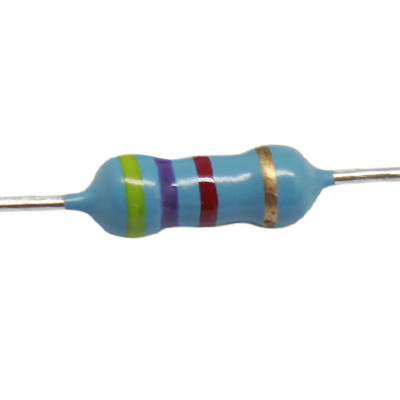
%> input picture Robotica_2/labora2/res3.jpg, 400 x 400 px
$ octave detec.m   (GNU Octave 9; MATLAB toolbox functions it lacks are replaced by stand-ins)
%> lines starting %> are read from the running program, lines starting %| are printed output that depends on the picture; in (x1, y1, x2, y2) boxes, pixels count from 0 and x2, y2 are one past the last pixel; in counts of white or black regions, pixels touching at a corner belong together; the program's own positions count from 1
%> further down, A is the input picture: size 400x400x3 uint8; mean R, G, B 237.5, 240.5, 241.3
### Robotica_2/labora2/mask_red.m
function [BW,maskedRGBImage] = mask_red(RGB)
%createMask  Threshold RGB image using auto-generated code from colorThresholder app.
%  [BW,MASKEDRGBIMAGE] = createMask(RGB) thresholds image RGB using
%  auto-generated code from the colorThresholder app. The colorspace and
%  range for each channel of the colorspace were set within the app. The
%  segmentation mask is returned in BW, and a composite of the mask and
%  original RGB images is returned in maskedRGBImage.

% Auto-generated by colorThresholder app on 18-Jul-2023
%------------------------------------------------------

% Convert RGB image to chosen color space
I = rgb2hsv(RGB);
%> I: size 400x400x3 double; mean H, S, V 0.0653, 0.0489, 0.953
imshow(I);
% Define thresholds for channel 1 based on histogram settings
channel1Min = 0.960;
channel1Max = 0.028;

% Define thresholds for channel 2 based on histogram settings
channel2Min = 0.459;
channel2Max = 1.000;

% Define thresholds for channel 3 based on histogram settings
channel3Min = 0.436;
channel3Max = 0.945;

% Create mask based on chosen histogram thresholds
sliderBW = ( (I(:,:,1) >= channel1Min) | (I(:,:,1) <= channel1Max) ) & ...
    (I(:,:,2) >= channel2Min ) & (I(:,:,2) <= channel2Max) & ...
    (I(:,:,3) >= channel3Min ) & (I(:,:,3) <= channel3Max);
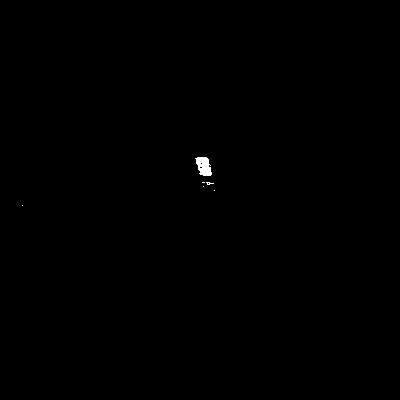
%> sliderBW: size 400x400 logical; 0.15% white; 6 white regions (5 under 20 px), largest, box (x1, y1, x2, y2) and area: (195, 157, 212, 176) 228
BW = sliderBW;

% Initialize output masked image based on input image.
maskedRGBImage = RGB;

% Set background pixels where BW is false to zero.
maskedRGBImage(repmat(~BW,[1 1 3])) = 0;

end

### Robotica_2/labora2/mask_purple.m
function [BW,maskedRGBImage] = mask_purple(RGB)
%createMask  Threshold RGB image using auto-generated code from colorThresholder app.
%  [BW,MASKEDRGBIMAGE] = createMask(RGB) thresholds image RGB using
%  auto-generated code from the colorThresholder app. The colorspace and
%  range for each channel of the colorspace were set within the app. The
%  segmentation mask is returned in BW, and a composite of the mask and
%  original RGB images is returned in maskedRGBImage.

% Auto-generated by colorThresholder app on 18-Jul-2023
%------------------------------------------------------

% Convert RGB image to chosen color space
I = rgb2hsv(RGB);


% Define thresholds for channel 1 based on histogram settings
channel1Min = 0.687;
channel1Max = 0.957;

% Define thresholds for channel 2 based on histogram settings
channel2Min = 0.300;
channel2Max = 0.566;

% Define thresholds for channel 3 based on histogram settings
channel3Min = 0.018;
channel3Max = 0.970;


% Create mask based on chosen histogram thresholds
sliderBW = (I(:,:,1) >= channel1Min ) & (I(:,:,1) <= channel1Max) & ...
    (I(:,:,2) >= channel2Min ) & (I(:,:,2) <= channel2Max) & ...
    (I(:,:,3) >= channel3Min ) & (I(:,:,3) <= channel3Max);
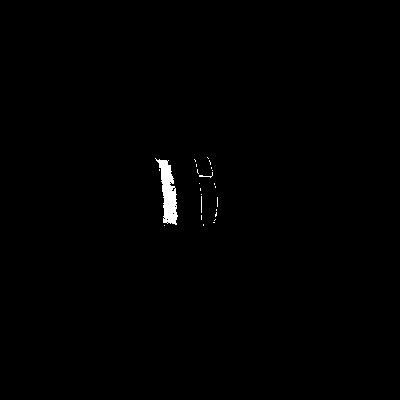
%> sliderBW: size 400x400 logical; 0.55% white; 24 white regions (22 under 20 px), largest, box (x1, y1, x2, y2) and area: (155, 158, 178, 225) 771, (199, 172, 213, 178) 22
BW = sliderBW;

% Initialize output masked image based on input image.
maskedRGBImage = RGB;

% Set background pixels where BW is false to zero.
maskedRGBImage(repmat(~BW,[1 1 3])) = 0;

end

### Robotica_2/labora2/mask_yellow.m
function [BW,maskedRGBImage] = mask_yellow(RGB)
%createMask  Threshold RGB image using auto-generated code from colorThresholder app.
%  [BW,MASKEDRGBIMAGE] = createMask(RGB) thresholds image RGB using
%  auto-generated code from the colorThresholder app. The colorspace and
%  range for each channel of the colorspace were set within the app. The
%  segmentation mask is returned in BW, and a composite of the mask and
%  original RGB images is returned in maskedRGBImage.

% Auto-generated by colorThresholder app on 18-Jul-2023
%------------------------------------------------------


% Convert RGB image to chosen color space
I = rgb2hsv(RGB);

% Define thresholds for channel 1 based on histogram settings
channel1Min = 0.110;
channel1Max = 0.280;

% Define thresholds for channel 2 based on histogram settings
channel2Min = 0.445;
channel2Max = 0.927;

% Define thresholds for channel 3 based on histogram settings
channel3Min = 0.018;
channel3Max = 0.970;

% Create mask based on chosen histogram thresholds
sliderBW = (I(:,:,1) >= channel1Min ) & (I(:,:,1) <= channel1Max) & ...
    (I(:,:,2) >= channel2Min ) & (I(:,:,2) <= channel2Max) & ...
    (I(:,:,3) >= channel3Min ) & (I(:,:,3) <= channel3Max);
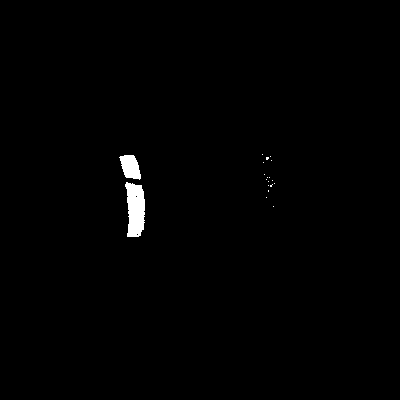
%> sliderBW: size 400x400 logical; 0.79% white; 19 white regions (17 under 20 px), largest, box (x1, y1, x2, y2) and area: (125, 182, 145, 237) 852, (119, 155, 141, 180) 380
BW = sliderBW;

% Initialize output masked image based on input image.
maskedRGBImage = RGB;

% Set background pixels where BW is false to zero.
maskedRGBImage(repmat(~BW,[1 1 3])) = 0;

end

### Robotica_2/labora2/detec.m
%% ========================================================================
%                         Laboratorio 2 parte I
% =========================================================================
%  Curso:   Robotica 2
%  Nombre:  Cristhofer Patzán
%  Carné:   19219
%  Detectar los colores
%
clear;clc;

%% ========================================================================
%                            Cargar imagen
% =========================================================================

A = imread('res3.jpg');
%figure;
%imshow(A);

%% ========================================================================
%                               Mascaras
% =========================================================================

% Primer mascara (rojo)
[BW1,maskek_red] = mask_red(A);

% Segunda mascara (morado)
[BW2,maskek_purple] = mask_purple(A);

% Tercer mascara (amarillo)
[BW3,maskek_yellow] = mask_yellow(A);

figure;
subplot(1,4,1);
    imshow(A);
    title('Original');
subplot(1,4,2);
    imshow(maskek_red);
    title('Rojo');
subplot(1,4,3);
    imshow(maskek_purple);
    title('Morado');
subplot(1,4,4);
    imshow(maskek_yellow);
    title('Amarillo');

%% ========================================================================
%                           Negativos imfill
% =========================================================================

BW1fill = imfill(BW1, 8,'holes');
%> BW1fill: size 400x400 logical; 0.16% white; 6 white regions (5 under 20 px), largest, box (x1, y1, x2, y2) and area: (195, 157, 212, 176) 231
BW2fill = imfill(BW2, 8, 'holes');
%> BW2fill: size 400x400 logical; 0.55% white; 24 white regions (22 under 20 px), largest, box (x1, y1, x2, y2) and area: (155, 158, 178, 225) 774, (199, 172, 213, 178) 22
BW3fill = imfill(BW3, 8, "holes");
%> BW3fill: size 400x400 logical; 0.79% white; 19 white regions (17 under 20 px), largest, box (x1, y1, x2, y2) and area: (125, 182, 145, 237) 854, (119, 155, 141, 180) 380

% [6 lines of commented-out code are left out]

%% ========================================================================
%                               Segmentacion
% =========================================================================

%------------------------------- rojo -------------------------------------

BW_out_red = BW1fill;

% Filter image based on image properties.
BW_out_red = bwpropfilt(BW_out_red,'Area',[40, 8047]);
%> BW_out_red: size 400x400 logical; 0.14% white; 1 white region, box (x1, y1, x2, y2) and area: (195, 157, 212, 176) 231

% Get properties.
properties_red = regionprops(BW_out_red, {'Area', 'Eccentricity', 'EquivDiameter',...
    'EulerNumber', 'MajorAxisLength', 'MinorAxisLength', 'Orientation',...
    'Perimeter', 'Centroid'});
%> properties_red = 1 region; Area, Centroid, MajorAxisLength, MinorAxisLength and Eccentricity: 231 [204.4 166.8] 22.67 13.55 0.802

%----------------------------- morado -------------------------------------

BW_out_purple = BW2fill;

% Filter image based on image properties.
BW_out_purple = bwpropfilt(BW_out_purple,'Area',[1050, 8047]);
%> BW_out_purple: size 400x400 logical; every value is 0

% Get properties.
properties_purple = regionprops(BW_out_purple, {'Area', 'Eccentricity', 'EquivDiameter',...
    'EulerNumber', 'MajorAxisLength', 'MinorAxisLength', 'Orientation',...
    'Perimeter', 'Centroid'});
%> properties_purple = 0 regions

chage_siza = isempty(properties_purple);
%> chage_siza = true

if chage_siza
    %disp('si estaba vacio')
    % Filter image based on image properties.
    BW_out_purple = bwpropfilt(BW2fill,'Area',[107, 8047]);
%> BW_out_purple: size 400x400 logical; 0.48% white; 1 white region, box (x1, y1, x2, y2) and area: (155, 158, 178, 225) 774

    % Get properties.
    properties_purple = regionprops(BW_out_purple, {'Area', 'Eccentricity', 'EquivDiameter',...
    'EulerNumber', 'MajorAxisLength', 'MinorAxisLength', 'Orientation',...
    'Perimeter', 'Centroid'});
%> properties_purple = 1 region; Area, Centroid, MajorAxisLength, MinorAxisLength and Eccentricity: 774 [168.9 193.6] 73.73 14.88 0.979

    %disp(properties_purple)

end

%------------------------ amarillo ----------------------------------------

BW_out_yellow = BW3fill;

% Filter image based on image properties.
BW_out_yellow = bwpropfilt(BW_out_yellow,'Area',[381, 8047]);
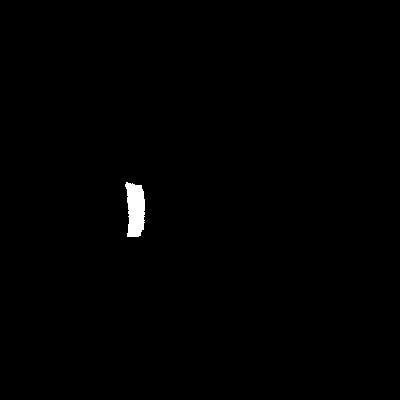
%> BW_out_yellow: size 400x400 logical; 0.53% white; 1 white region, box (x1, y1, x2, y2) and area: (125, 182, 145, 237) 854

% Get properties.
properties_yellow = regionprops(BW_out_yellow, {'Area', 'Eccentricity', 'EquivDiameter',...
    'EulerNumber', 'MajorAxisLength', 'MinorAxisLength', 'Orientation',...
    'Perimeter', 'Centroid'});
%> properties_yellow = 1 region; Area, Centroid, MajorAxisLength, MinorAxisLength and Eccentricity: 854 [136.1 210.1] 60.28 19.29 0.947

%% ========================================================================
%                         Distancias absolutas
% =========================================================================

try
    yellow_purple_x = abs(properties_yellow.Centroid(1)-properties_purple.Centroid(1));
%> yellow_purple_x = 32.77
    yellow_red_x = abs(properties_yellow.Centroid(1)-properties_red.Centroid(1));
%> yellow_red_x = 68.3


    if yellow_red_x > yellow_purple_x
        disp('Si es una resistencia de 4.7 kΩ')
    else
        disp('No es una resistencia de 4.7 kΩ')
    end

catch
    disp('No es una resistencia de 4.7 kΩ')
end

$ run again, with Robotica_2/labora2/res1.jpeg copied over Robotica_2/labora2/res3.jpg
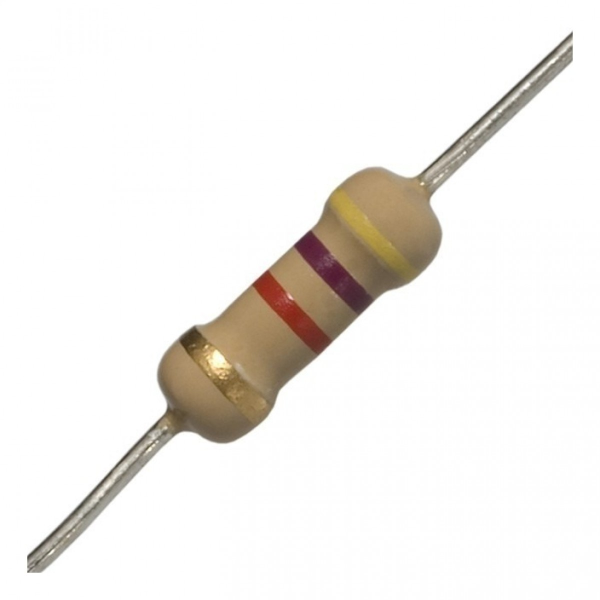
%> input picture Robotica_2/labora2/res1.jpeg, 1200 x 1200 px (shown at 1/2 size)
%> A is the input picture: size 1200x1200x3 uint8; mean R, G, B 241.9, 239.1, 235.8
%> I: size 1200x1200x3 double; mean H, S, V 0.0229, 0.0419, 0.949
%> in mask_red, `sliderBW = ( (I(:,:,1) >= channel1Min) | (I(:,:,1) <= channel1Max) ) &..`:
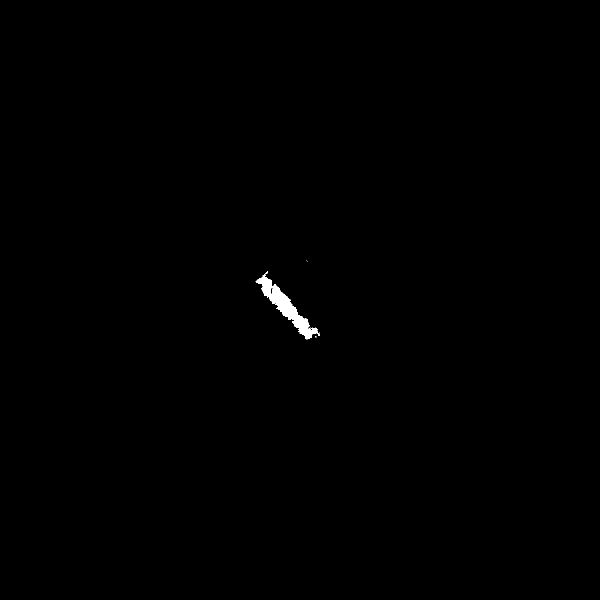
%> sliderBW: size 1200x1200 logical (shown at 1/2 size); 0.27% white; 5 white regions (4 under 20 px), largest, box (x1, y1, x2, y2) and area: (511, 549, 640, 679) 3901
%> `title('Amarillo');`:
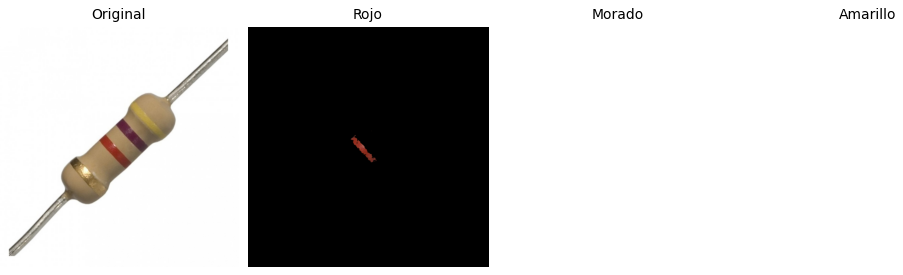
%> figure redrawn from the program's plot data, 4 panels
%> BW1fill: size 1200x1200 logical; 0.27% white; 5 white regions (4 under 20 px), largest, box (x1, y1, x2, y2) and area: (511, 549, 640, 679) 3930
%> BW2fill: size 1200x1200 logical; 0.22% white; 16 white regions (12 under 20 px), largest, box (x1, y1, x2, y2) and area: (665, 551, 728, 614) 1721, (612, 496, 672, 544) 1033, (592, 467, 629, 493) 268, (642, 543, 651, 551) 46
%> BW3fill: size 1200x1200 logical; 0.59% white; 29 white regions (21 under 20 px), largest, box (x1, y1, x2, y2) and area: (661, 376, 826, 553) 8043, (450, 736, 464, 745) 75, (411, 730, 422, 738) 51
%> BW_out_red: size 1200x1200 logical; 0.27% white; 1 white region, box (x1, y1, x2, y2) and area: (511, 549, 640, 679) 3930
%> properties_red = 1 region; Area, Centroid, MajorAxisLength, MinorAxisLength and Eccentricity: 3930 [573 614.9] 177.1 30.89 0.985
%> BW_out_purple: size 1200x1200 logical; 0.12% white; 1 white region, box (x1, y1, x2, y2) and area: (665, 551, 728, 614) 1721
%> properties_purple = 1 region; Area, Centroid, MajorAxisLength, MinorAxisLength and Eccentricity: 1721 [700.5 582.4] 67.55 34.47 0.86
%> chage_siza = false
%> BW_out_yellow: size 1200x1200 logical; 0.56% white; 1 white region, box (x1, y1, x2, y2) and area: (661, 376, 826, 553) 8043
%> properties_yellow = 1 region; Area, Centroid, MajorAxisLength, MinorAxisLength and Eccentricity: 8043 [739.1 465.6] 240.6 44.27 0.983
%> yellow_purple_x = 38.61
%> yellow_red_x = 166.1

$ run again, with Robotica_2/labora2/res4.jpeg copied over Robotica_2/labora2/res3.jpg
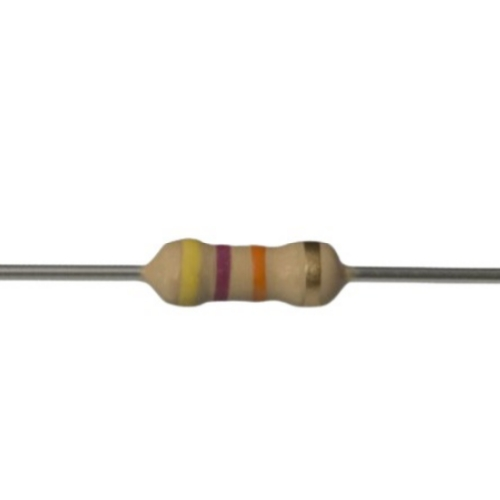
%> input picture Robotica_2/labora2/res4.jpeg, 500 x 500 px
%> A is the input picture: size 500x500x3 uint8; mean R, G, B 247.2, 246, 244.2
%> I: size 500x500x3 double; mean H, S, V 0.0152, 0.0212, 0.969
%> in mask_yellow, `sliderBW = (I(:,:,1) >= channel1Min ) & (I(:,:,1) <= channel1Max) & (I..`:
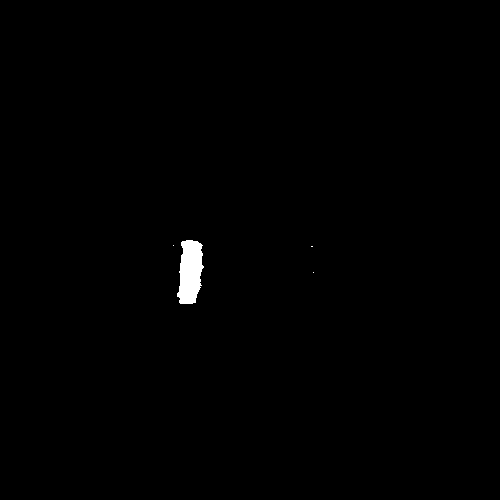
%> sliderBW: size 500x500 logical; 0.52% white; 4 white regions (3 under 20 px), largest, box (x1, y1, x2, y2) and area: (177, 240, 204, 304) 1284
%> BW_out_red: size 500x500 logical; every value is 0
%> properties_red = 0 regions
%> chage_siza = true
%> `properties_purple = regionprops(BW_out_purple, {'Area', 'Eccentricity'..`: properties_purple = 1 region; Area, Centroid, MajorAxisLength, MinorAxisLength and Eccentricity: 185 [223.4 264.1] 41.29 6.98 0.986
%> BW_out_yellow: size 500x500 logical; 0.51% white; 1 white region, box (x1, y1, x2, y2) and area: (177, 240, 204, 304) 1284
%> properties_yellow = 1 region; Area, Centroid, MajorAxisLength, MinorAxisLength and Eccentricity: 1284 [190.9 272.4] 70.89 23.86 0.942
%> yellow_purple_x = 32.49
